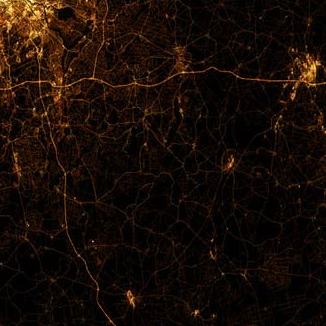
%> input picture image inhenement/lime/test_picture/6.bmp, 326 x 326 px
$ octave LIME.m   (GNU Octave 9; MATLAB toolbox functions it lacks are replaced by stand-ins)
%> lines starting %> are read from the running program, lines starting %| are printed output that depends on the picture
clc;close all;clear all;
tic
L=im2double(imread('test_picture/6.bmp'));
mmax_temp(:,:) = max(L(:,:,1),L(:,:,2));
mmax_temp(:,:) = max(L(:,:,3),mmax_temp(:,:));
%> mmax_temp: size 326x326 double; min 0, max 1, mean 0.0914
T_init=mmax_temp;
 Th=conv2(T_init,[1,-1],'same');
 Tv=conv2(T_init,[1,-1]','same');
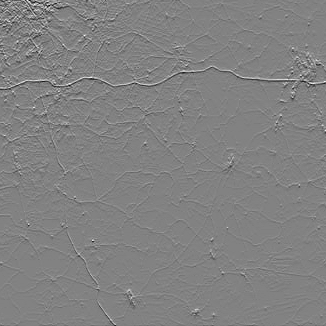
%> Tv: size 326x326 double; min -0.612, max 0.588, mean -0.000605; drawn with min black and max white
 t=0.0001;
 %%
% [11 lines of commented-out code are left out]
%%

%%
% %矩阵法2
% wv=1;
% wh=1;
%%


%%
%矩阵法3
wh=1./max(abs(Th),t);
wv=1./max(abs(Tv),t);
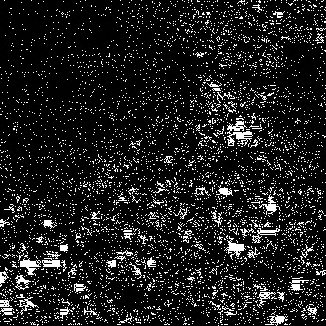
%> wv: size 326x326 double; min 1.63, max 10000, mean 1220.3; drawn with min black and max white
%%


%%

lambda= 0.15;
H=wh./max(abs(Th),t);
V=wv./max(abs(Tv),t);
H=-lambda*H;
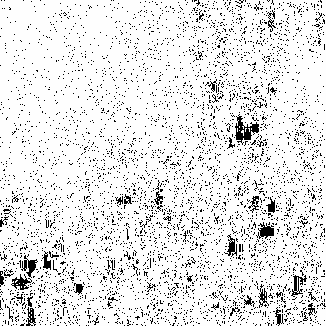
%> H: size 326x326 double; min -15000000, max -0.246, mean -1487235.9; drawn with min black and max white
V=-lambda*V;
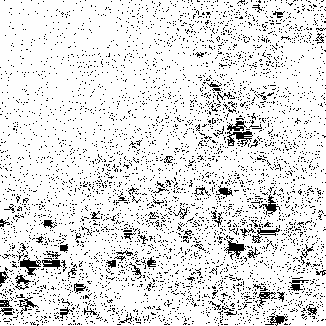
%> V: size 326x326 double; min -15000000, max -0.401, mean -1713478.4; drawn with min black and max white
[r,c]=size(H);
%> r = 326; c = 326
k=r*c;
%> k = 106276
H_temp=H(:);
V_temp=V(:);
dx=H_temp;
dy=V_temp;
 B(:,1) = dx;
 B(:,2) = dy;


 d = [-r,-1];
%> d = [-326 -1]
    A = spdiags(B,d,k,k);
    e = dx;
    w = padarray(dx, r, 'pre'); w = w(1:end-r);
    s = dy;
    n = padarray(dy, 1, 'pre'); n = n(1:end-1);
    D = 1-(e+w+s+n);
    A = A + A' + spdiags(D, 0, k, k);
    temp=A;

    T_refin=temp\T_init(:);
T_refin=reshape(T_refin,size(T_init));
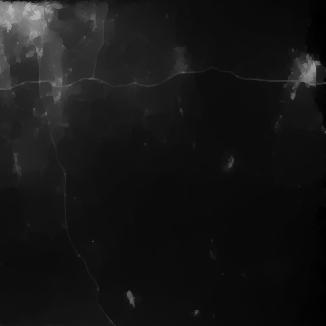
%> T_refin: size 326x326 double; min 1.33e-06, max 0.716, mean 0.0879

T_ref=T_refin.^0.6;
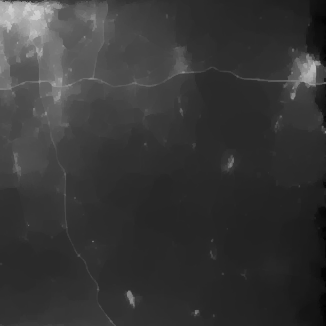
%> T_ref: size 326x326 double; min 0.000298, max 0.818, mean 0.217
R=L./T_ref;
toc
% figure;imshow(T_ref);
figure;imshow(R);
%> after `imshow(R)`:
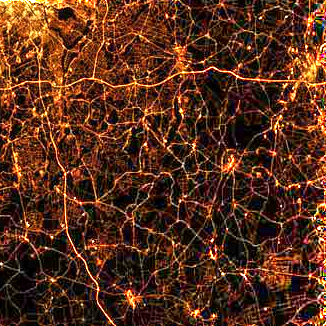
%> displayed picture: size 326x326x3, on the screen's scale of 0 to 255; mean R, G, B 89.1, 46.9, 26.5
imwrite(R,'LImeSP.bmp');
imwrite(T_refin,'LImeSPT.bmp');

$ run again, with image inhenement/lime/test_picture/8.bmp copied over image inhenement/lime/test_picture/6.bmp
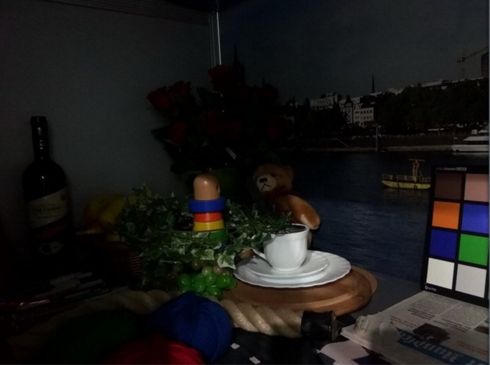
%> input picture image inhenement/lime/test_picture/8.bmp, 490 x 365 px
%> `R=L./T_ref;`:
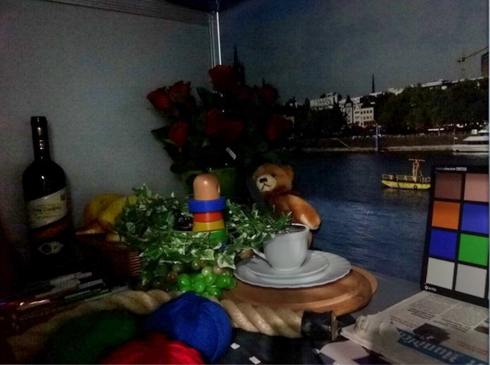
%> R: size 365x490x3 double; mean R, G, B 0.326, 0.319, 0.306; drawn with min black and max white
%> `imshow(R)`:
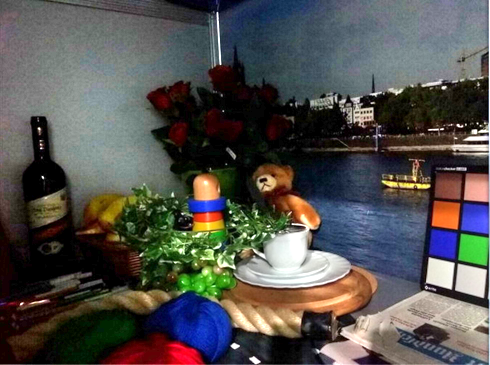
%> displayed picture: size 365x490x3, on the screen's scale of 0 to 255; mean R, G, B 82.7, 81.1, 77.9

$ run again, with image inhenement/lime/test_picture/9.bmp copied over image inhenement/lime/test_picture/6.bmp
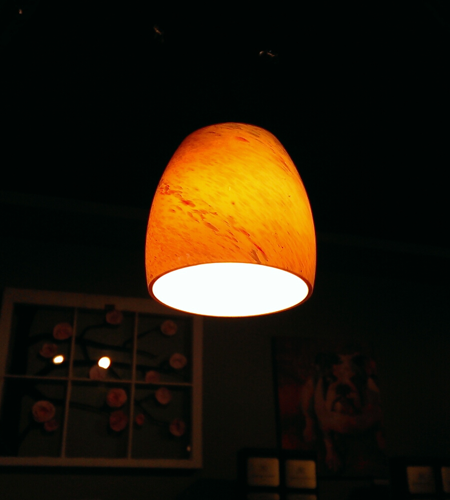
%> input picture image inhenement/lime/test_picture/9.bmp, 450 x 500 px
%> `V=-lambda*V;`:
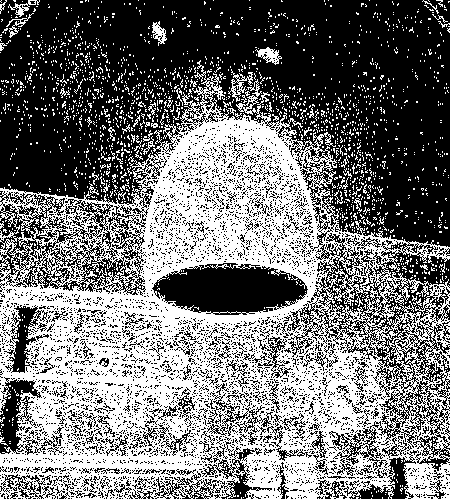
%> V: size 500x450 double; min -15000000, max -0.655, mean -8100295.3; drawn with min black and max white
%> `imshow(R)`:
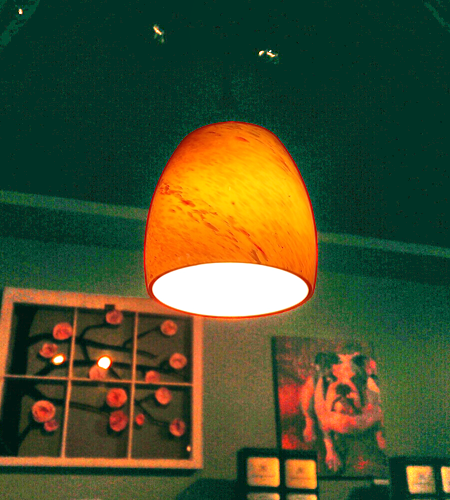
%> displayed picture: size 500x450x3, on the screen's scale of 0 to 255; mean R, G, B 70.6, 79.7, 45.9
